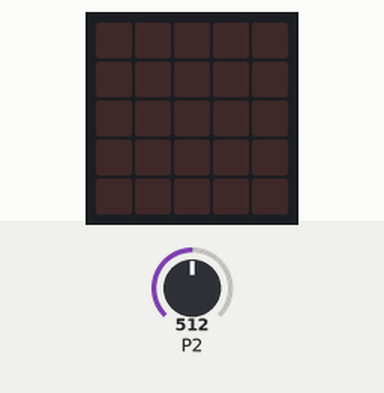
Recording of a program running on a simulated BBC micro:bit running MicroPython. Parts: the board's 5×5 LED display. The test bench sets the inputs (shaded band); at power-on: P2 = 512 (analog values on the 0–1023 scale). Random numbers come from a fixed seed.

Above: at 1.2 s.
1.3 s: P2 set to 427
At 2.2 s:
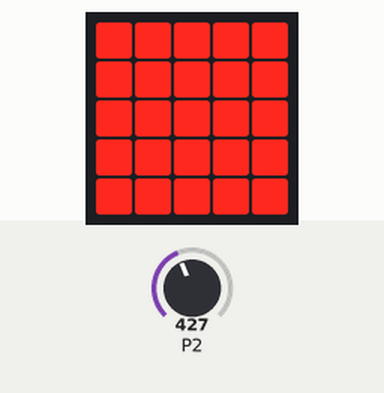
4.3 s: P2 set to 447
At 4.6 s:
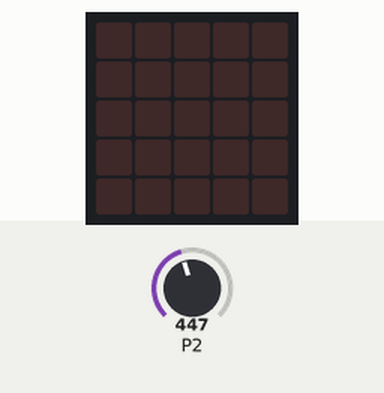
5.8 s: P2 set to 306
At 6.71 s:
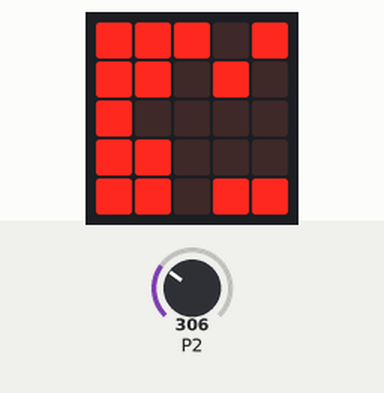
8.8 s: P2 set to 511
At 9.2 s:
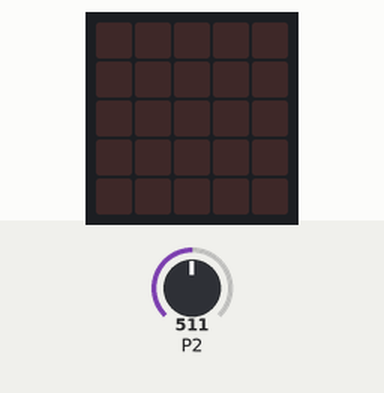
Timing chart, 0 to 11.3 s (numbered marks = the images above; inputs shaded):
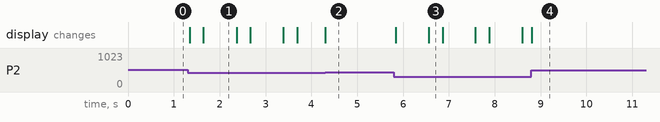

Measured:
- after the input at 1.3 s, the display: first changes at once (image 1 shows a later state)
- after the input at 5.8 s, the display: first changes at once (image 3 shows a later state)
- what the display in image 1 shows lasts 0.8 s, from 1.6 s to 2.4 s

The program:

slider.py
```python
# Write your code here :-)
from microbit import *
import random
display.show(Image.SQUARE)
for x in range(4):
    for y in range(4):
        display.set_pixel(x, y, 9)

lights = 0
#display.scroll(str(pin2.read_analog()))
#display.show(Image.HAPPY)
while True:

    #display.scroll(str(int(pin2.read_analog() / 2)))
    for i in range(int(pin2.read_analog() / 16)):
        x = random.randint(0, 4)
        y = random.randint(0, 4)
        display.set_pixel(x, y, 0)
    if pin2.read_analog() <= 437.5:
        for x in range(5):
            for y in range(5):
                display.set_pixel(x, y, 9)
```
